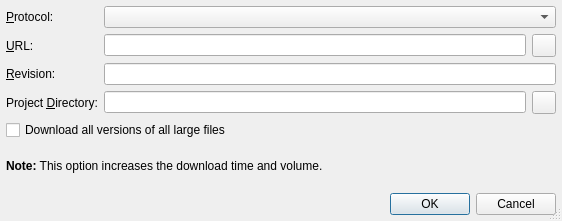
<?xml version="1.0" encoding="UTF-8"?>
<ui version="4.0">
 <class>HgNewProjectOptionsDialog</class>
 <widget class="QDialog" name="HgNewProjectOptionsDialog">
  <property name="geometry">
   <rect>
    <x>0</x>
    <y>0</y>
    <width>562</width>
    <height>221</height>
   </rect>
  </property>
  <property name="windowTitle">
   <string>New Project from Repository</string>
  </property>
  <property name="whatsThis">
   <string>&lt;b&gt;New Project from Repository Dialog&lt;/b&gt;
&lt;p&gt;Enter the various repository infos into the entry fields. These values are used, when the new project is retrieved from the repository. If the checkbox is selected, the URL must end in the project name. A repository layout with project/tags, project/branches and project/trunk will be assumed. In this case, you may enter a tag or branch, which must look like tags/tagname or branches/branchname. If the checkbox is not selected, the URL must contain the complete path in the repository.&lt;/p&gt;
&lt;p&gt;For remote repositories the URL must contain the hostname.&lt;/p&gt;</string>
  </property>
  <property name="sizeGripEnabled">
   <bool>true</bool>
  </property>
  <layout class="QGridLayout" name="gridLayout">
   <item row="0" column="0">
    <widget class="QLabel" name="textLabel1">
     <property name="text">
      <string>&amp;Protocol:</string>
     </property>
     <property name="buddy">
      <cstring>protocolCombo</cstring>
     </property>
    </widget>
   </item>
   <item row="0" column="1" colspan="2">
    <widget class="QComboBox" name="protocolCombo">
     <property name="toolTip">
      <string>Select the protocol to access the repository</string>
     </property>
    </widget>
   </item>
   <item row="1" column="0">
    <widget class="QLabel" name="TextLabel2">
     <property name="text">
      <string>&amp;URL:</string>
     </property>
     <property name="buddy">
      <cstring>vcsUrlEdit</cstring>
     </property>
    </widget>
   </item>
   <item row="1" column="1">
    <widget class="QLineEdit" name="vcsUrlEdit">
     <property name="toolTip">
      <string>Enter the url path of the repository (without protocol part)</string>
     </property>
    </widget>
   </item>
   <item row="1" column="2">
    <widget class="QToolButton" name="vcsUrlButton">
     <property name="toolTip">
      <string>Select the repository url via a directory selection dialog</string>
     </property>
    </widget>
   </item>
   <item row="2" column="0">
    <widget class="QLabel" name="vcsRevisionLabel">
     <property name="text">
      <string>&amp;Revision:</string>
     </property>
     <property name="buddy">
      <cstring>vcsRevisionEdit</cstring>
     </property>
    </widget>
   </item>
   <item row="2" column="1" colspan="2">
    <widget class="QLineEdit" name="vcsRevisionEdit">
     <property name="toolTip">
      <string>Enter the revision the new project should be generated from</string>
     </property>
     <property name="whatsThis">
      <string/>
     </property>
    </widget>
   </item>
   <item row="3" column="0">
    <widget class="QLabel" name="TextLabel4">
     <property name="text">
      <string>Project &amp;Directory:</string>
     </property>
     <property name="buddy">
      <cstring>vcsProjectDirEdit</cstring>
     </property>
    </widget>
   </item>
   <item row="3" column="1">
    <widget class="QLineEdit" name="vcsProjectDirEdit">
     <property name="toolTip">
      <string>Enter the directory of the new project.</string>
     </property>
     <property name="whatsThis">
      <string>&lt;b&gt;Project Directory&lt;/b&gt;
&lt;p&gt;Enter the directory of the new project. It will be retrieved from 
the repository and be placed in this directory.&lt;/p&gt;</string>
     </property>
    </widget>
   </item>
   <item row="3" column="2">
    <widget class="QToolButton" name="projectDirButton"/>
   </item>
   <item row="4" column="0" colspan="3">
    <widget class="QCheckBox" name="largeCheckBox">
     <property name="text">
      <string>Download all versions of all large files</string>
     </property>
    </widget>
   </item>
   <item row="5" column="0" colspan="3">
    <widget class="QLabel" name="lfNoteLabel">
     <property name="text">
      <string>&lt;b&gt;Note:&lt;/b&gt; This option increases the download time and volume.</string>
     </property>
     <property name="wordWrap">
      <bool>true</bool>
     </property>
    </widget>
   </item>
   <item row="6" column="0" colspan="3">
    <widget class="QDialogButtonBox" name="buttonBox">
     <property name="orientation">
      <enum>Qt::Horizontal</enum>
     </property>
     <property name="standardButtons">
      <set>QDialogButtonBox::Cancel|QDialogButtonBox::Ok</set>
     </property>
    </widget>
   </item>
  </layout>
 </widget>
 <layoutdefault spacing="6" margin="6"/>
 <pixmapfunction>qPixmapFromMimeSource</pixmapfunction>
 <tabstops>
  <tabstop>protocolCombo</tabstop>
  <tabstop>vcsUrlEdit</tabstop>
  <tabstop>vcsUrlButton</tabstop>
  <tabstop>vcsRevisionEdit</tabstop>
  <tabstop>vcsProjectDirEdit</tabstop>
  <tabstop>projectDirButton</tabstop>
  <tabstop>largeCheckBox</tabstop>
  <tabstop>buttonBox</tabstop>
 </tabstops>
 <resources/>
 <connections>
  <connection>
   <sender>buttonBox</sender>
   <signal>accepted()</signal>
   <receiver>HgNewProjectOptionsDialog</receiver>
   <slot>accept()</slot>
   <hints>
    <hint type="sourcelabel">
     <x>37</x>
     <y>176</y>
    </hint>
    <hint type="destinationlabel">
     <x>38</x>
     <y>198</y>
    </hint>
   </hints>
  </connection>
  <connection>
   <sender>buttonBox</sender>
   <signal>rejected()</signal>
   <receiver>HgNewProjectOptionsDialog</receiver>
   <slot>reject()</slot>
   <hints>
    <hint type="sourcelabel">
     <x>147</x>
     <y>177</y>
    </hint>
    <hint type="destinationlabel">
     <x>153</x>
     <y>197</y>
    </hint>
   </hints>
  </connection>
 </connections>
</ui>
